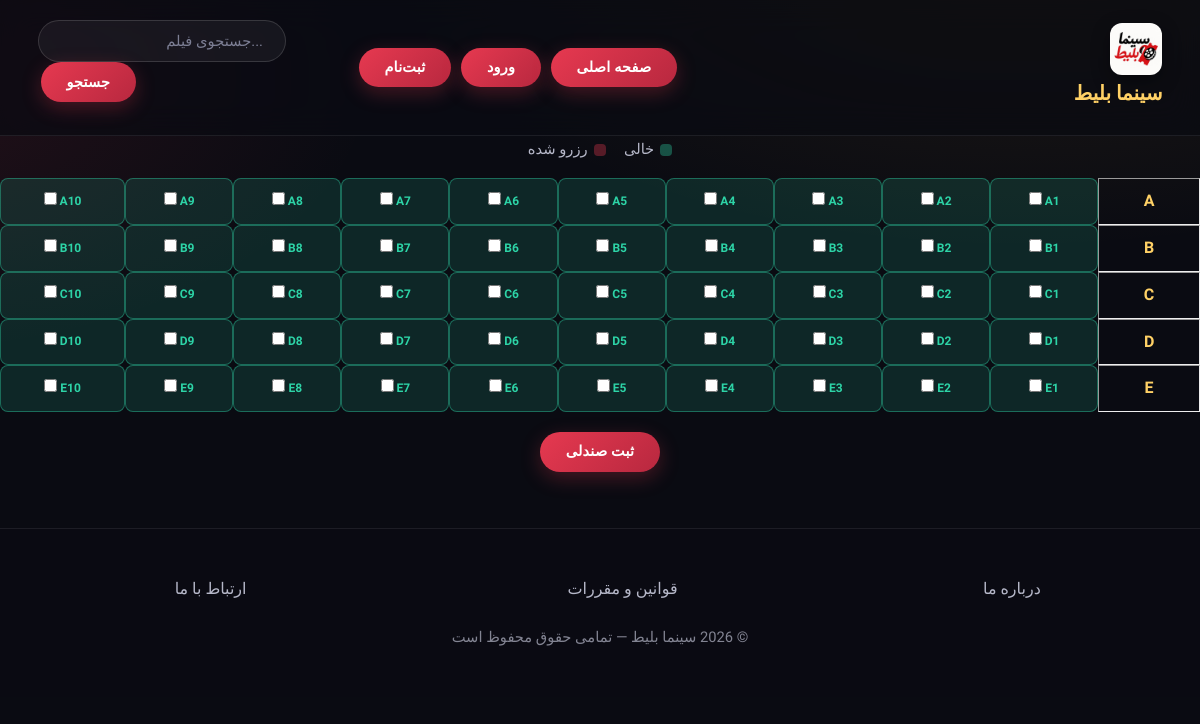
Screenshot of /seats.php?movid=32 with the database file from the repository.
### tables this page shows
CREATE TABLE IF NOT EXISTS `seats` (
  `seatid` int NOT NULL AUTO_INCREMENT,
  `movid` int NOT NULL,
  `seatrow` char(1) NOT NULL,
  `seatnum` int NOT NULL,
  `reserved` tinyint(1) NOT NULL DEFAULT '0',
  `tickid` int NOT NULL,
  PRIMARY KEY (`seatid`)
);

### seats.php (the view, shortened to what this page needs)
<?php
include("header.php");
if (isset($_SESSION['error'])){ ?>
<?php }
if (isset($_GET['movid'])) {
    $movid = $_GET['movid'];
    $query = "SELECT * FROM seats WHERE movid = $movid ORDER BY seatrow, seatnum";
    $result = mysqli_query($link, $query);
    ?>
    <p align="center" id="lbl" style="margin-bottom:1rem;">
        <span style="display:inline-block;width:12px;height:12px;border-radius:4px;background:rgba(45,212,167,.35);margin-left:6px;vertical-align:middle;"></span>خالی
        &nbsp;&nbsp;&nbsp;
        <span style="display:inline-block;width:12px;height:12px;border-radius:4px;background:rgba(230,57,80,.35);margin-left:6px;vertical-align:middle;"></span>رزرو شده
    </p>
    <form action="reserv.php?movid=<?php echo($movid); ?>" method="POST">
    <table id="seat" align="center" border="1" style=
    "border-collapse: separate;overflow: hidden;margin-bottom:20px">
    <?php
    $current_row = null;
    while ($row = mysqli_fetch_array($result)) {
        $seat = $row['seatrow'] . $row['seatnum'];
        $reserved = $row['reserved'];
        $row_letter = $row['seatrow'];
        if ($row_letter != $current_row) {
            if ($current_row !== null) {
                ?></tr>
            <?php } ?>
            <tr><th align="center"><?php echo($row_letter); ?></th>
            <?php $current_row = $row_letter;
        }
        if ($reserved) { ?>
            <td align="center" style="background-color: red; text-align: center;"><?php echo($seat); ?></td>
        <?php } else { ?>
            <td align="center" style="background-color: green; text-align: center;"><?php echo($seat); ?>
            <input type="checkbox" name="seats[]" value="<?php echo($row['seatid']);?>" /> </td>
       <?php }
    } ?>
     </tr>
    </table>
            <p align="center"><button id="btn" style="cursor: pointer;" >ثبت صندلی</button></p>
        </form>
<?php }
include("footer.php");
?>

### style.css (style rules this page uses)
* { margin: 0; padding: 0; box-sizing: border-box; }
:root { --bg: #0a0b12; --bg-soft: #12131f; --surface: #171826; --surface-2: #1e2032; --border: rgba(255,255,255,0.08); --border-strong: rgba(255,255,255,0.14); --gold: #f2b134; --gold-soft: #ffd166; --crimson: #e63950; --crimson-soft: #ff5c72; --emerald: #2dd4a7; --text: #f4f4f8; --text-dim: #b6b8c9; --text-faint: #7d7f95; --radius-sm: 10px; --radius: 16px; --radius-lg: 22px; --shadow: 0 10px 30px rgba(0,0,0,0.45); --shadow-lg: 0 20px 60px rgba(0,0,0,0.55); --ease: cubic-bezier(.22,1,.36,1); }
html { scroll-behavior: smooth; }
body { font-family: 'Vazirmatn', Tahoma, sans-serif; direction: rtl; color: var(--text); background: radial-gradient(1100px 550px at 85% -10%, rgba(242,177,52,0.10), transparent 60%), radial-gradient(900px 500px at -10% 10%, rgba(230,57,80,0.12), transparent 55%), var(--bg); min-height: 100vh; line-height: 1.8; }
#btn, button[id="btn"], button { font-family: inherit; padding: 0.7rem 1.6rem; background: linear-gradient(135deg, var(--crimson), #b8283f); color: #fff; border: none; border-radius: 999px; font-size: 0.9rem; font-weight: 600; cursor: pointer; transition: all .25s var(--ease); box-shadow: 0 6px 20px rgba(230,57,80,0.28); margin: 0 0.2rem; letter-spacing: 0.2px; }
#lbl { color: var(--text-dim); font-size: 0.92rem; }
table { width: 100%; border-collapse: separate; border-spacing: 0; }
#seat { border: none !important; margin: 0 auto; }
#seat th { color: var(--gold-soft); font-weight: 800; padding: 0.5rem 0.9rem; }
#seat td { border-radius: 8px; font-size: 0.75rem; padding: 0.5rem 0.35rem; margin: 3px; font-weight: 600; border: 1px solid var(--border) !important; }
#seat td[style*="background-color: green"] { background: rgba(45,212,167,0.14) !important; color: var(--emerald) !important; border: 1px solid rgba(45,212,167,0.4) !important; }

### rows the page displays
seats: seatrow "A", seat "A1"
seats: seat "A2"
seats: seat "A3"
seats: seat "A4"
seats: seat "A5"
seats: seat "A6"
seats: seat "A7"
seats: seat "A8"
seats: seat "A9"
seats: seat "A10"
seats: seatrow "B", seat "B1"
seats: seat "B2"
seats: seat "B3"
seats: seat "B4"
seats: seat "B8"
seats: seat "B9"
seats: seat "B10"
seats: seatrow "C", seat "C1"
seats: seat "C2"
seats: seat "C3"
seats: seat "C5"
seats: seat "C6"
seats: seat "C7"
seats: seat "C8"
seats: seat "C9"
seats: seat "C10"
seats: seatrow "D", seat "D1"
seats: seat "D2"
seats: seat "D3"
seats: seat "D7"
seats: seat "D8"
seats: seat "D9"
seats: seat "D10"
seats: seatrow "E"
seats: seat "E3"
seats: seat "E4"
seats: seat "E5"
seats: seat "E6"
seats: seat "E7"
